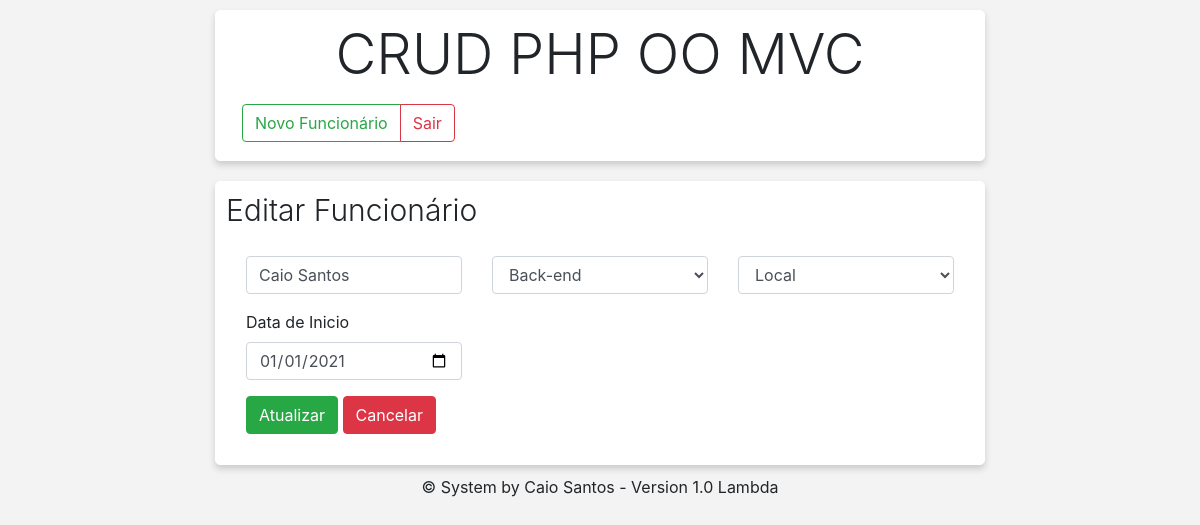
Screenshot of /index.php?pagina=funcionario/editar&id-funcionario=10 (signed in) with the database file from the repository.
### tables this page shows
create table funcionario(
	id_funcionario int(11) primary key AUTO_INCREMENT not null,
	nome_funcionario varchar(50),
	modo_de_trabalho_funcionario enum('Local','Home Office'),
	data_inicio_funcionario date,
	id_usuario int(11),
	id_cargo int(11)
);

### index.php (called while the page is built, shortened)
<?php
require_once "view/head.php";
require_once "controller/router.php";
require_once "view/footer.php";

### model/Conexao.php (called while the page is built)
<?php
class Conexao
{
	public function conectar()
	{
		try {
			return new PDO('mysql:host=localhost;dbname=crudphp;charset=utf8', 'root', '');
		} catch (PDO_Exception $e) {
			echo "Falhou: " . $e->getMessage();
		}
	}
}

### model/Funcionario.php (called while the page is built, shortened)
<?php
class Funcionario extends Conexao
{
	private $conexao;
	public function __construct()
	{
		$this->conexao = parent::conectar();
	}
	public function consultarFuncionario($id_funcionario = null, $inicio = null, $quantidade_por_pagina = null)
	{
		$sql = "SELECT * FROM funcionario f
		INNER JOIN usuario u ON f.id_usuario = u.id_usuario
		INNER JOIN cargo c ON f.id_cargo = c.id_cargo";
		if (isset($id_funcionario)) {
			$sql .= " WHERE f.id_funcionario = :id_funcionario";
			$sql = $this->conexao->prepare($sql);
			$sql->bindValue(':id_funcionario', $id_funcionario);
		}
		$sql->execute();
		if ($sql->rowCount() > 0) {
			if (isset($id_funcionario)) {
				return $sql->fetch();
			} else {
				return $sql->fetchAll();
			}
		} else {
			return array();
		}
	}
	public function consultarCargos()
	{
		$sql = "SELECT * FROM cargo";
		$sql = $this->conexao->query($sql);
		if ($sql->rowCount() > 0) {
			return $sql->fetchAll();
		} else {
			return array();
		}
	}
}

### view/funcionario/editar.php (the view, shortened to what this page needs)
<div class="row justify-content-center">
	<div class="col-md-8 col-12">
		<div class="bloco-1">
			<h2 class="display-4 titulo-pagina">Editar Funcionário</h2>
			<div class="card-body">
				<form class="form-material row" action="controller/funcionario.php<?php echo isset($_GET['id-funcionario']) ? '?id-funcionario=' . $_GET['id-funcionario'] : ''; ?>" method="POST">
					<?php
					if (isset($_GET['id-funcionario']) && $id_funcionario = trim($_GET['id-funcionario'])) {
						require_once "model/Conexao.php";
						require_once 'model/Funcionario.php';
						$funcionario = new Funcionario;
						$dados = $funcionario->consultarFuncionario($id_funcionario);
					} else {
						header("Location: index.php");
						exit();
					}
					?>
					<div class="form-group col-md-4 m-t-20">
						<input type="text" name="nome-funcionario" class="form-control form-control-line" placeholder="Nome" value="<?php echo $dados['nome_funcionario'] ?>">
					</div>
					<div class="form-group col-md-4 m-t-30">
						<select class="form-control col-md-12" name="id-cargo">
							<?php
							$cargosFuncionario = new Funcionario();
							$cargos = $cargosFuncionario->consultarCargos();
							?>
							<?php foreach ($cargos as $cargo) : ?>
								<?php if (isset($dados) && $dados['id_cargo'] == $cargo['id_cargo']): ?>
									<option value="<?php echo $dados['id_cargo']; ?>" selected><?php echo $dados['nome_cargo']; ?></option>
									<?php else: ?>
										<option value="<?php echo $cargo['id_cargo']; ?>"><?php echo $cargo['nome_cargo']; ?></option>
									<?php endif ?>
								<?php endforeach; ?>
							</select>
						</div>
						<?php
						$modo_de_trabalho = array(
							'1' => 'Local',
							'2' => 'Home Office',
						);
						?>
						<div class="form-group col-md-4 m-t-30">
							<select class="form-control col-md-12" name="modo-de-trabalho">
								<?php foreach ($modo_de_trabalho as $posicai => $valor): ?>
									<?php if (isset($dados) && $dados['modo_de_trabalho_funcionario'] == $valor): ?>
										<option value="<?php echo $valor ?>" selected><?php echo $valor ?></option>
										<?php else: ?>
											<option value="<?php echo $valor ?>"><?php echo $valor ?></option>
										<?php endif; ?>
									<?php endforeach ?>
								</select>
							</div>
							<div class="form-group col-md-4 m-t-30">
								<label>Data de Inicio</label>
								<input name="data-inicio" type="date" class="form-control" placeholder="dd/mm/yyyy" value="<?php echo $dados['data_inicio_funcionario'] ?>">
							</div>
							<div class="button-group col-12">
								<button type="submit" class="btn waves-effect waves-light btn-success">Atualizar</button>
								<a href="?pagina=funcionario/listar" class="btn waves-effect waves-light btn-danger">Cancelar</a>
							</div>
						</form>
					</div>
				</div>
			</div>
		</div>

### css/style.css (style rules this page uses)
body { background-color: #f3f3f3; }
.bloco-1 { background: #fff; border: 1px solid #fff; box-shadow: rgb(51 51 51 / 20%) 0px 4px 6px 0px; border-radius: 5px; margin-bottom: 10px; padding: 10px; margin-top: 10px; }
.titulo-pagina { font-size: 30px; }

### rows the page displays
funcionario: nome-funcionario "Caio Santos", modo-de-trabalho "Local", data-inicio "01/01/2021"

### other values shown
form field id-cargo "Back-end"
